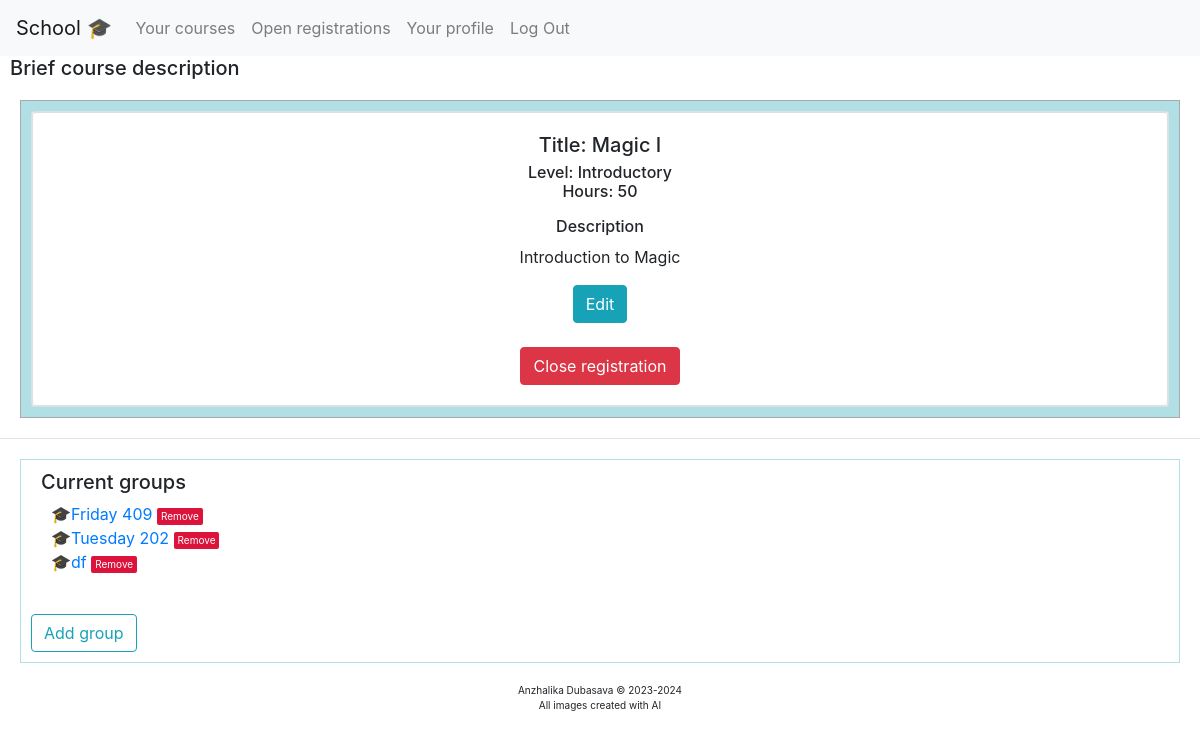
The page /course/22 (signed in) on the database its author committed.
### school/models.py (models this page shows, shortened)
class Course(models.Model):
    user = models.ForeignKey(User, on_delete=models.CASCADE, blank=True, null=True, related_name="course_teacher")
    title = models.CharField(max_length = 64)
    description = models.TextField()
    level = models.CharField(max_length = 32)
    hours = models.IntegerField()

class Group(models.Model):
    title = models.CharField(max_length = 32)
    teacher = models.ForeignKey(User, on_delete=models.CASCADE, blank=True, null=True, related_name="group_teacher")
    course = models.ForeignKey(Course, on_delete=models.CASCADE, blank=True, null=True, related_name="course_group")
    stud_current = models.IntegerField(default=0)

### school/views.py (the view)
# urls.py: path("course/<int:id>", views.course, name="course"),
@login_required
def course(request, id):
    course = Course.objects.get(pk=id)
    groups = Group.objects.filter(course=course)
    try:
        enroll = Enroll.objects.get(course=course)
    except:
        enroll = 0
    return render(request, "school/course.html" , {
            "course": course,
            "groups": groups,
            "enroll": enroll,
    })

### school/templates/school/course.html (shortened to what this page needs)
{% extends "school/layout.html" %}
{% load static %}
{% block body %}
    <h5 style="padding-left: 10px;">Brief course description</h5>
    <div style="border-style: solid; border-width: 1px; border-color: darkgrey; padding: 10px; margin: 20px; background-color:powderblue;">
        <div class="card text-center">
            <div style="display: block;" id="o {{ course.id }}" >
                <div class="card">
                    <div class="card-body">
                        <h5 class="card-title">Title: <span id="t1 {{ course.id }}">{{ course.title }}</span></h5>
                        <h6 class="card-subtitle">Level: <span id="l1 {{ course.id }}">{{ course.level }}</span></h6>
                        <h6>Hours: <span id="h1 {{ course.id }}">{{ course.hours }}</span></h6>
                        <p class="card-text"><h6>Description</h6> <span id="tx1 {{ course.id }}">{{ course.description }}</span></p>
                        {%  if user.is_authenticated and request.user.role == user.TEACHER and request.user == course.user  %}
                            <button class="btn btn-info" id="{{ course.id }}">Edit</button><br><br>
                            {% if enroll == 0 %}
                                <center>
                                    <button class="btn btn-success" data-bs-toggle="modal" data-bs-target="#open{{ course.id }}" style="display: block;" id="openn {{ course.id }}" >Open for registration</button>
                                    <button class="btn btn-danger" id="close {{ course.id }}" onclick="clos('{{ course.id }}')" style="display: none;">Close registration</button>
                                </center>
                                {% else %}
                                <center>
                                    <button class="btn btn-danger" id="close {{ course.id }}" onclick="clos('{{ course.id }}')" style="display: block;">Close registration</button>
                                </center>
                                {% endif %}
                        {% endif %}
                    </div>
                </div>
            </div>
        </div>
    </div>
    {%  if user.is_authenticated and request.user.role == user.TEACHER and request.user == course.user %}
    <hr>
        <div style="border-style: solid; border-width: 1px; border-color: powderblue; padding: 10px; margin: 20px;">
            <div style="display: block;" id="x {{ course.id }}">
                <h5 style="padding-left: 10px;">Current groups</h5>
            {% if groups.count < 1 %}
                No groups so far
            {% else %}
                <ul id="groups_personal">
                {% for group in groups %}
                    <li style="list-style-type: '\1F393'" id="gp {{ group.id }}">  <a href="{% url 'group' id=group.id %}">{{ group.title }}</a>
                    {% if group.stud_current > 0 %}
                        <button class="small" style="padding: 1px 4px; font-size: 10px; background-color:crimson; border: none; border-radius: 2px; color: white;" id="rm {{ group.id }}" onclick="remove_gr_s()">Remove</button>
                    {% else %}
                        <button class="small" style="padding: 1px 4px; font-size: 10px; background-color:crimson; border: none; border-radius: 2px; color: white;" id="rm {{ group.id }}" onclick="remove_gr('{{ group.id }}')">Remove</button>
                    {% endif %}
                    <br>
                {% endfor %}
                </ul>
            {% endif %}<br>
            <button class="btn btn-outline-info" id="{{ course.id }}">Add group</button>
            </div>
    </div>
    {% endif %}
{% endblock %}

### rows shown on the page
Course: title "Magic I", level "Introductory", hours "50", description "Introduction to Magic"
Group: title "Friday 409"
Group: title "Tuesday 202"
Group: title "df"
